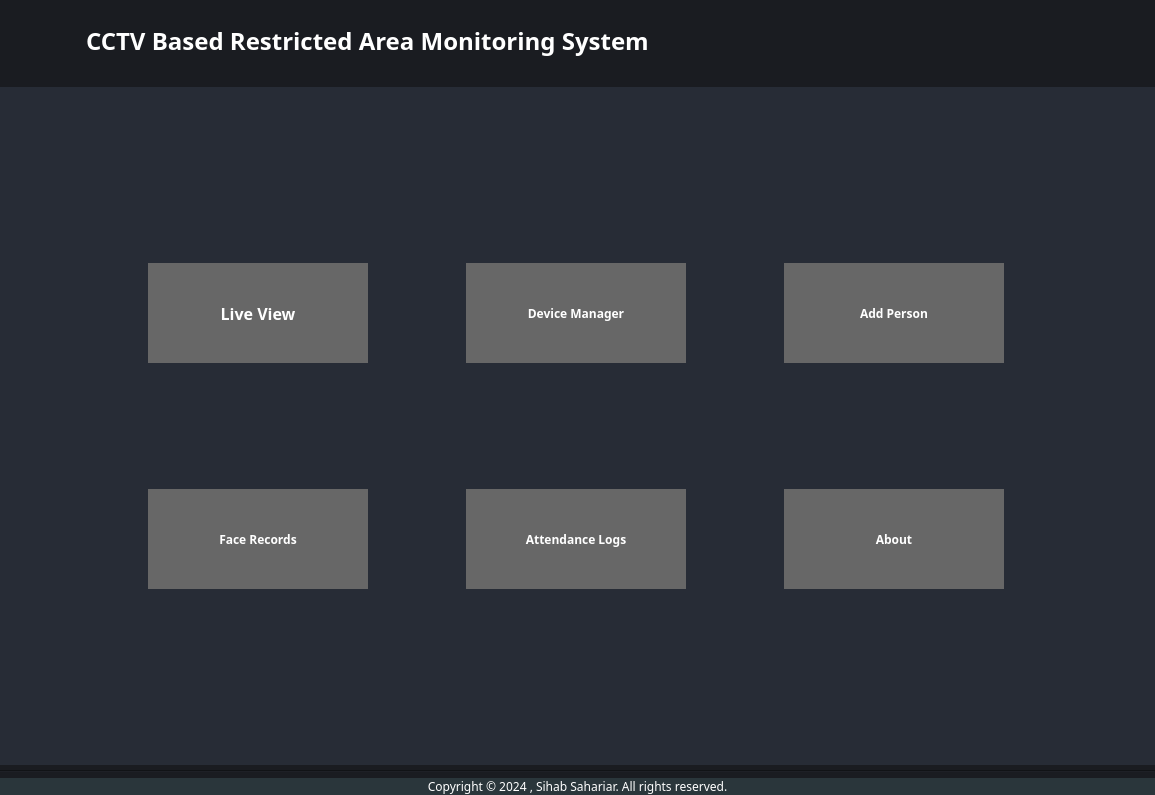
<?xml version="1.0" encoding="UTF-8"?>
<ui version="4.0">
 <class>Home</class>
 <widget class="QWidget" name="Home">
  <property name="windowModality">
   <enum>Qt::WindowModal</enum>
  </property>
  <property name="geometry">
   <rect>
    <x>0</x>
    <y>0</y>
    <width>1155</width>
    <height>795</height>
   </rect>
  </property>
  <property name="sizePolicy">
   <sizepolicy hsizetype="Minimum" vsizetype="Minimum">
    <horstretch>0</horstretch>
    <verstretch>0</verstretch>
   </sizepolicy>
  </property>
  <property name="minimumSize">
   <size>
    <width>0</width>
    <height>0</height>
   </size>
  </property>
  <property name="windowTitle">
   <string>Home</string>
  </property>
  <property name="autoFillBackground">
   <bool>false</bool>
  </property>
  <property name="styleSheet">
   <string notr="true">

*{
font-family: century gothic;
}
QWidget{
background-color: rgb(26,28,33);
}
QGroupBox{
border:2px  solid rgb(45, 137, 239);
color:white;
background-color: rgb(39,44,54);
border:None;
}
QPushButton{
background-color: rgb(103, 103, 103);
border-radius:0px;
color:white;
font-weight:bold;
}

QPushButton:hover{
border:2px solid rgba(45, 137, 239,100);
border-radius:0px;
color:white;
font-weight:bold;
}







</string>
  </property>
  <layout class="QVBoxLayout" name="verticalLayout">
   <property name="spacing">
    <number>5</number>
   </property>
   <property name="leftMargin">
    <number>0</number>
   </property>
   <property name="topMargin">
    <number>0</number>
   </property>
   <property name="rightMargin">
    <number>0</number>
   </property>
   <property name="bottomMargin">
    <number>0</number>
   </property>
   <item>
    <widget class="QWidget" name="widget" native="true">
     <property name="minimumSize">
      <size>
       <width>0</width>
       <height>0</height>
      </size>
     </property>
     <property name="maximumSize">
      <size>
       <width>16777215</width>
       <height>16777215</height>
      </size>
     </property>
     <property name="styleSheet">
      <string notr="true">

*{
font-family: century gothic;
}

QPushButton{
background-color: qlineargradient(spread:pad, x1:0.482, y1:0.3, x2:0.482224, y2:0, stop:0.15 rgba(0, 0, 0, 147), stop:1 rgba(255, 255, 255, 25));
/*background:#2d89ef;*/
border-radius:0px;
color:white;
font-weight:bold;
}

QPushButton:hover{
border:1px solid rgba(45, 137, 239,100);
border-radius:0px;
color:white;
font-weight:bold;
}








</string>
     </property>
     <layout class="QHBoxLayout" name="horizontalLayout_5">
      <item>
       <layout class="QHBoxLayout" name="horizontalLayout_4">
        <property name="spacing">
         <number>20</number>
        </property>
        <property name="leftMargin">
         <number>7</number>
        </property>
        <property name="topMargin">
         <number>7</number>
        </property>
        <property name="rightMargin">
         <number>7</number>
        </property>
        <property name="bottomMargin">
         <number>7</number>
        </property>
        <item>
         <widget class="QLabel" name="label_2">
          <property name="sizePolicy">
           <sizepolicy hsizetype="Fixed" vsizetype="Fixed">
            <horstretch>0</horstretch>
            <verstretch>0</verstretch>
           </sizepolicy>
          </property>
          <property name="minimumSize">
           <size>
            <width>50</width>
            <height>50</height>
           </size>
          </property>
          <property name="maximumSize">
           <size>
            <width>50</width>
            <height>50</height>
           </size>
          </property>
          <property name="font">
           <font>
            <family>century gothic</family>
            <pointsize>18</pointsize>
            <weight>75</weight>
            <italic>false</italic>
            <bold>true</bold>
            <strikeout>false</strikeout>
           </font>
          </property>
          <property name="styleSheet">
           <string notr="true">background:none;</string>
          </property>
          <property name="frameShape">
           <enum>QFrame::NoFrame</enum>
          </property>
          <property name="lineWidth">
           <number>3</number>
          </property>
          <property name="text">
           <string/>
          </property>
          <property name="pixmap">
           <pixmap resource="../graphics/resource.qrc">:/icon/icon/dome_camera_80px.png</pixmap>
          </property>
          <property name="scaledContents">
           <bool>true</bool>
          </property>
         </widget>
        </item>
        <item>
         <widget class="QLabel" name="label">
          <property name="font">
           <font>
            <family>century gothic</family>
            <pointsize>18</pointsize>
            <weight>75</weight>
            <italic>false</italic>
            <bold>true</bold>
            <strikeout>false</strikeout>
           </font>
          </property>
          <property name="styleSheet">
           <string notr="true">color:white;
background:none;</string>
          </property>
          <property name="frameShape">
           <enum>QFrame::NoFrame</enum>
          </property>
          <property name="lineWidth">
           <number>3</number>
          </property>
          <property name="text">
           <string>CCTV Based Restricted Area Monitoring System</string>
          </property>
         </widget>
        </item>
       </layout>
      </item>
     </layout>
    </widget>
   </item>
   <item>
    <widget class="QGroupBox" name="groupBox">
     <property name="sizePolicy">
      <sizepolicy hsizetype="Minimum" vsizetype="Minimum">
       <horstretch>0</horstretch>
       <verstretch>0</verstretch>
      </sizepolicy>
     </property>
     <property name="font">
      <font>
       <family>century gothic</family>
       <weight>75</weight>
       <bold>true</bold>
       <underline>false</underline>
       <strikeout>false</strikeout>
      </font>
     </property>
     <property name="contextMenuPolicy">
      <enum>Qt::DefaultContextMenu</enum>
     </property>
     <property name="layoutDirection">
      <enum>Qt::LeftToRight</enum>
     </property>
     <property name="autoFillBackground">
      <bool>false</bool>
     </property>
     <property name="styleSheet">
      <string notr="true"/>
     </property>
     <property name="title">
      <string/>
     </property>
     <property name="flat">
      <bool>false</bool>
     </property>
     <layout class="QGridLayout" name="gridLayout">
      <property name="leftMargin">
       <number>100</number>
      </property>
      <property name="topMargin">
       <number>100</number>
      </property>
      <property name="rightMargin">
       <number>100</number>
      </property>
      <property name="bottomMargin">
       <number>100</number>
      </property>
      <property name="spacing">
       <number>50</number>
      </property>
      <item row="0" column="0">
       <widget class="QPushButton" name="btn_live_view">
        <property name="sizePolicy">
         <sizepolicy hsizetype="MinimumExpanding" vsizetype="MinimumExpanding">
          <horstretch>0</horstretch>
          <verstretch>0</verstretch>
         </sizepolicy>
        </property>
        <property name="minimumSize">
         <size>
          <width>220</width>
          <height>100</height>
         </size>
        </property>
        <property name="maximumSize">
         <size>
          <width>220</width>
          <height>100</height>
         </size>
        </property>
        <property name="font">
         <font>
          <family>Nirmala UI</family>
          <pointsize>12</pointsize>
          <weight>50</weight>
          <italic>false</italic>
          <bold>false</bold>
         </font>
        </property>
        <property name="styleSheet">
         <string notr="true">qproperty-icon: url(:/icon/icon/record_96px.png);
font: 12pt &quot;Nirmala UI&quot;;</string>
        </property>
        <property name="text">
         <string>Live View</string>
        </property>
        <property name="iconSize">
         <size>
          <width>64</width>
          <height>64</height>
         </size>
        </property>
       </widget>
      </item>
      <item row="0" column="1">
       <widget class="QPushButton" name="btn_device_manager">
        <property name="sizePolicy">
         <sizepolicy hsizetype="MinimumExpanding" vsizetype="MinimumExpanding">
          <horstretch>0</horstretch>
          <verstretch>0</verstretch>
         </sizepolicy>
        </property>
        <property name="minimumSize">
         <size>
          <width>220</width>
          <height>100</height>
         </size>
        </property>
        <property name="maximumSize">
         <size>
          <width>220</width>
          <height>100</height>
         </size>
        </property>
        <property name="styleSheet">
         <string notr="true">qproperty-icon: url(:/icon/icon/bullet_camera_96px.png);
font: 12pt &quot;Nirmala UI&quot;;</string>
        </property>
        <property name="text">
         <string>Device Manager</string>
        </property>
        <property name="iconSize">
         <size>
          <width>64</width>
          <height>64</height>
         </size>
        </property>
       </widget>
      </item>
      <item row="1" column="0">
       <widget class="QPushButton" name="btnFace">
        <property name="sizePolicy">
         <sizepolicy hsizetype="MinimumExpanding" vsizetype="MinimumExpanding">
          <horstretch>0</horstretch>
          <verstretch>0</verstretch>
         </sizepolicy>
        </property>
        <property name="minimumSize">
         <size>
          <width>220</width>
          <height>100</height>
         </size>
        </property>
        <property name="maximumSize">
         <size>
          <width>220</width>
          <height>100</height>
         </size>
        </property>
        <property name="styleSheet">
         <string notr="true">qproperty-icon: url(:/icon/icon/dome_camera_80px.png);
font: 12pt &quot;Nirmala UI&quot;;</string>
        </property>
        <property name="text">
         <string>Face Records</string>
        </property>
        <property name="iconSize">
         <size>
          <width>64</width>
          <height>64</height>
         </size>
        </property>
       </widget>
      </item>
      <item row="1" column="2">
       <widget class="QPushButton" name="btn_about">
        <property name="sizePolicy">
         <sizepolicy hsizetype="Minimum" vsizetype="MinimumExpanding">
          <horstretch>0</horstretch>
          <verstretch>0</verstretch>
         </sizepolicy>
        </property>
        <property name="maximumSize">
         <size>
          <width>220</width>
          <height>100</height>
         </size>
        </property>
        <property name="sizeIncrement">
         <size>
          <width>220</width>
          <height>100</height>
         </size>
        </property>
        <property name="styleSheet">
         <string notr="true">qproperty-icon: url(:/icon/icon/about_96px.png);
font: 12pt &quot;Nirmala UI&quot;;</string>
        </property>
        <property name="text">
         <string>About</string>
        </property>
        <property name="iconSize">
         <size>
          <width>64</width>
          <height>64</height>
         </size>
        </property>
       </widget>
      </item>
      <item row="0" column="2">
       <widget class="QPushButton" name="btn_settings">
        <property name="sizePolicy">
         <sizepolicy hsizetype="MinimumExpanding" vsizetype="MinimumExpanding">
          <horstretch>0</horstretch>
          <verstretch>0</verstretch>
         </sizepolicy>
        </property>
        <property name="minimumSize">
         <size>
          <width>220</width>
          <height>100</height>
         </size>
        </property>
        <property name="maximumSize">
         <size>
          <width>220</width>
          <height>100</height>
         </size>
        </property>
        <property name="styleSheet">
         <string notr="true">qproperty-icon: url(:/icon/icon/motion_detector_64px.png);
font: 12pt &quot;Nirmala UI&quot;;</string>
        </property>
        <property name="text">
         <string>Add Person</string>
        </property>
        <property name="iconSize">
         <size>
          <width>64</width>
          <height>64</height>
         </size>
        </property>
       </widget>
      </item>
      <item row="1" column="1">
       <widget class="QPushButton" name="btn_logs">
        <property name="sizePolicy">
         <sizepolicy hsizetype="Minimum" vsizetype="MinimumExpanding">
          <horstretch>0</horstretch>
          <verstretch>0</verstretch>
         </sizepolicy>
        </property>
        <property name="minimumSize">
         <size>
          <width>220</width>
          <height>100</height>
         </size>
        </property>
        <property name="maximumSize">
         <size>
          <width>220</width>
          <height>100</height>
         </size>
        </property>
        <property name="styleSheet">
         <string notr="true">qproperty-icon: url(:/icon/icon/checked_user_male_96px.png);
font: 12pt &quot;Nirmala UI&quot;;</string>
        </property>
        <property name="text">
         <string>Attendance Logs</string>
        </property>
        <property name="iconSize">
         <size>
          <width>64</width>
          <height>64</height>
         </size>
        </property>
       </widget>
      </item>
     </layout>
    </widget>
   </item>
   <item>
    <widget class="Line" name="line">
     <property name="orientation">
      <enum>Qt::Horizontal</enum>
     </property>
    </widget>
   </item>
   <item>
    <widget class="QLabel" name="label_4">
     <property name="sizePolicy">
      <sizepolicy hsizetype="Minimum" vsizetype="Minimum">
       <horstretch>0</horstretch>
       <verstretch>0</verstretch>
      </sizepolicy>
     </property>
     <property name="font">
      <font>
       <family>century gothic</family>
       <pointsize>9</pointsize>
      </font>
     </property>
     <property name="styleSheet">
      <string notr="true">color:white;
background-color: rgb(42, 54, 59);</string>
     </property>
     <property name="text">
      <string>Copyright © 2024 , Sihab Sahariar. All rights reserved.</string>
     </property>
     <property name="alignment">
      <set>Qt::AlignCenter</set>
     </property>
    </widget>
   </item>
  </layout>
 </widget>
 <resources>
  <include location="../graphics/resource.qrc"/>
 </resources>
 <connections/>
</ui>
